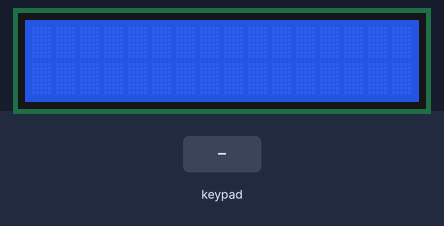
Recording of a sketch running on a simulated Arduino Uno, built with avr-gcc and run on an emulated ATmega328P. On the bench: 16×2 character LCD. Wiring (inferred from the names in the program): 4×2 keypad with keys 1 2 3 4 5 6 7 8 (labels assumed): rows pin 2, pin 3, pin 4, pin 5; columns pin 6, pin 7. The inputs (shaded band) are chosen by the test bench.

Above: at 1.2 s.
1.3 s: key '7' pressed
At 2.4 s:
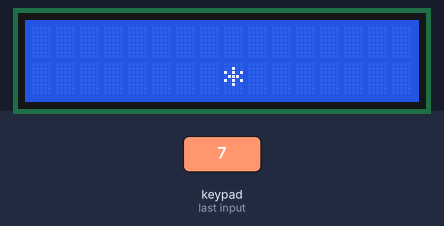
2.8 s: keypad keys 1 2 pressed 0.4 s apart
At 3.8 s:
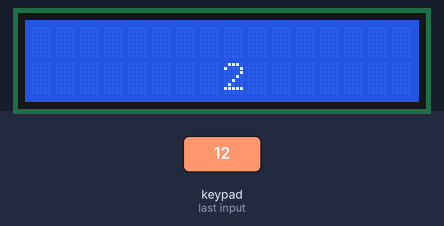
5.1 s: key '3' pressed
At 6.3 s:
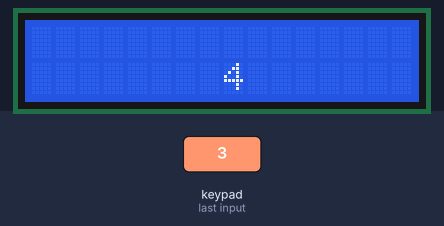
6.6 s: keypad keys 2 5 pressed 0.4 s apart
At 8.0 s:
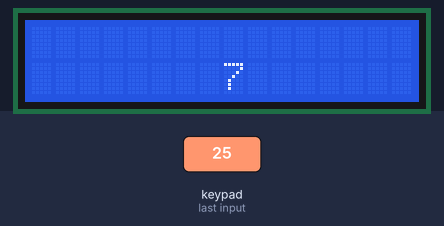
Timing chart, 0 to 9.6 s (numbered marks = the images above; inputs shaded):
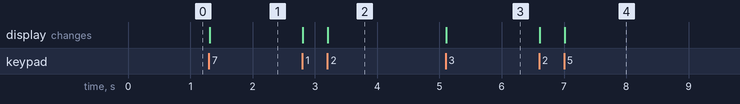

The sketch:

Teclado_4_x_3_com_LCD.ino
```cpp
//##################### Teclado Matricial 4x3 ####################
// Devem ser usados resistores de pull-down nos pinos das colunas
//################################################################

#include <LiquidCrystal.h>

LiquidCrystal lcd(8,9,10,11,12,13);

int lin_1 = 2;
int lin_2 = 3;
int lin_3 = 4;
int lin_4 = 5;

int col_1 = 6;
int col_2 = 7;
int col_3 = 8;

void setup()
{
  lcd.begin(16,2);

  for(int i=2;i<=5;i++)
  {
    pinMode(i,OUTPUT);
  }

  for(int i=6;i<=8;i++)
  {
    pinMode(i,INPUT);
  }
}

void loop()
{

  //LÊ A LINHA 1
  digitalWrite(lin_1,HIGH);
  digitalWrite(lin_2,LOW);
  digitalWrite(lin_3,LOW);
  digitalWrite(lin_4,LOW);

  if( digitalRead(col_1)==HIGH)
  {
    lcd.clear();
    lcd.setCursor(8,1);
    lcd.print("1");
  }

  if( digitalRead(col_2)==HIGH)
  {
   lcd.clear();
   lcd.setCursor(8,1);
   lcd.print("2");
  }

  if( digitalRead(col_3)==HIGH)
  {
    lcd.clear();
    lcd.setCursor(8,1);
    lcd.print("3");
  }

  //LÊ A LINHA 2
  digitalWrite(lin_1,LOW);
  digitalWrite(lin_2,HIGH);
  digitalWrite(lin_3,LOW);
  digitalWrite(lin_4,LOW);

  if( digitalRead(col_1)==HIGH)
  {
    lcd.clear();
    lcd.setCursor(8,1);
    lcd.print("4");
  }

  if( digitalRead(col_2)==HIGH)
  {
    lcd.clear();
    lcd.setCursor(8,1);
    lcd.print("5");
  }

  if( digitalRead(col_3)==HIGH)
  {
    lcd.clear();
    lcd.setCursor(8,1);
    lcd.print("6");
  }

  //LÊ A LINHA 3
  digitalWrite(lin_1,LOW);
  digitalWrite(lin_2,LOW);
  digitalWrite(lin_3,HIGH);
  digitalWrite(lin_4,LOW);

  if( digitalRead(col_1)==HIGH)
  {
   lcd.clear();
    lcd.setCursor(8,1);
    lcd.print("7");
  }

  if( digitalRead(col_2)==HIGH)
  {
    lcd.clear();
    lcd.setCursor(8,1);
    lcd.print("8");
  }

  if( digitalRead(col_3)==HIGH)
  {
    lcd.clear();
    lcd.setCursor(8,1);
    lcd.print("9");
  }

  //LÊ A LINHA 4
  digitalWrite(lin_1,LOW);
  digitalWrite(lin_2,LOW);
  digitalWrite(lin_3,LOW);
  digitalWrite(lin_4,HIGH);

  if( digitalRead(col_1)==HIGH)
  {
    lcd.clear();
    lcd.setCursor(8,1);
    lcd.print("*");
  }

  if( digitalRead(col_2)==HIGH)
  {
    lcd.clear();
    lcd.setCursor(8,1);
    lcd.print("0");
  }

  if( digitalRead(col_3)==HIGH)
  {
    lcd.clear();
    lcd.setCursor(8,1);
    lcd.print("#");
  }

 delay(10);
}
```

Measured:
- after the input at 1.3 s, the display: changes at once (image 1)
- after the input at 2.8 s, the display: first changes at once (image 2 shows a later state)
- after the input at 5.1 s, the display: changes at once (image 3)
- after the input at 6.6 s, the display: first changes at once (image 4 shows a later state)
